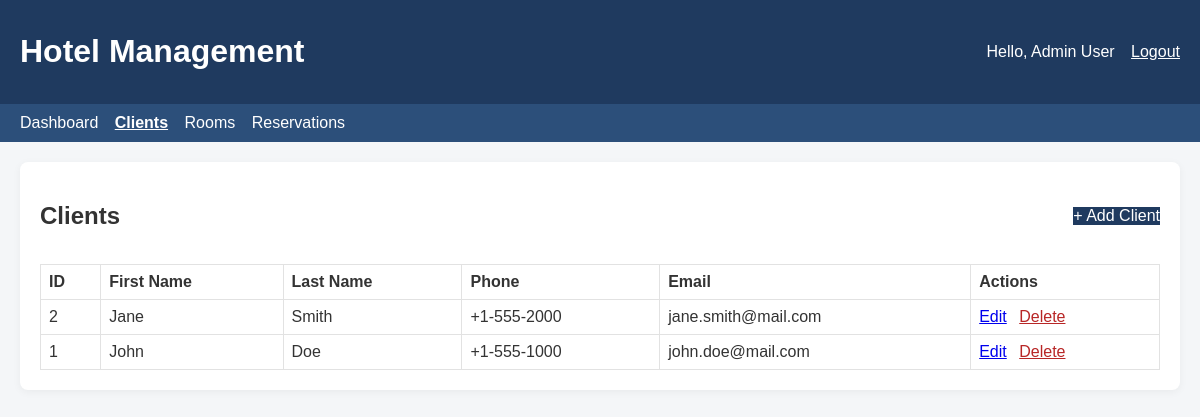
The page /index.php?controller=client&action=index (signed in) on the database its author committed.
### tables this page shows
CREATE TABLE IF NOT EXISTS clients (
    id INT UNSIGNED AUTO_INCREMENT PRIMARY KEY,
    first_name VARCHAR(100) NOT NULL,
    last_name VARCHAR(100) NOT NULL,
    phone VARCHAR(50) NULL,
    email VARCHAR(150) NULL UNIQUE,
    password VARCHAR(255) NULL,
    created_at TIMESTAMP DEFAULT CURRENT_TIMESTAMP
);

### app/controllers/ClientController.php (called while the page is built, shortened)
<?php
require_once __DIR__ . '/../models/managers/ClientManager.php';
class ClientController
{
    private ClientManager $clientManager;
    public function __construct()
    {
        $this->clientManager = new ClientManager();
    }
    public function index(): void
    {
        $clients = $this->clientManager->getAll();
        require __DIR__ . '/../views/clients/index.php';
    }
}

### public/index.php (called while the page is built, shortened)
<?php
$action = $_GET['action'] ?? 'login';
$controller = new $route['class']();
$controller->{$action}();

### config/config.php (called while the page is built, shortened)
<?php
return [
    'db' => [
        'host' => '127.0.0.1',
        'port' => '3306',
        'dbname' => 'hotel_management',
        'username' => 'root',
        'password' => '',
        'charset' => 'utf8mb4',
    ],
    'app' => [
        'base_url' => '/index.php',
        'upload_dir' => __DIR__ . '/../uploads/rooms/',
        'max_upload_size' => 2 * 1024 * 1024,
    ],
];

### app/models/Database.php (called while the page is built, shortened)
<?php
class Database
{
    private static ?Database $instance = null;
    private PDO $connection;
    private function __construct()
    {
        $config = require __DIR__ . '/../../config/config.php';
        $db = $config['db'];
        $dsn = sprintf(
            'mysql:host=%s;port=%s;dbname=%s;charset=%s',
            $db['host'],
            $db['port'],
            $db['dbname'],
            $db['charset']
        );
        $this->connection = new PDO($dsn, $db['username'], $db['password'], [
            PDO::ATTR_ERRMODE => PDO::ERRMODE_EXCEPTION,
            PDO::ATTR_DEFAULT_FETCH_MODE => PDO::FETCH_ASSOC,
        ]);
    }
    public static function getInstance(): Database
    {
        if (self::$instance === null) {
            self::$instance = new Database();
        }
        return self::$instance;
    }
    public function getConnection(): PDO
    {
        return $this->connection;
    }
}

### app/models/managers/ClientManager.php (called while the page is built, shortened)
<?php
require_once __DIR__ . '/../Database.php';
class ClientManager
{
    private PDO $pdo;
    public function __construct()
    {
        $this->pdo = Database::getInstance()->getConnection();
    }
    public function getAll(): array
    {
        $stmt = $this->pdo->query('SELECT * FROM clients ORDER BY id DESC');
        return $stmt->fetchAll();
    }
}

### app/views/clients/index.php (the view)
<?php require __DIR__ . '/../layouts/header.php'; ?>
<div class="card">
    <div class="page-head">
        <h2>Clients</h2>
        <a class="btn" href="index.php?controller=client&action=create">+ Add Client</a>
    </div>
    <table>
        <thead>
        <tr>
            <th>ID</th>
            <th>First Name</th>
            <th>Last Name</th>
            <th>Phone</th>
            <th>Email</th>
            <th>Actions</th>
        </tr>
        </thead>
        <tbody>
        <?php foreach ($clients as $client): ?>
            <tr>
                <td><?= (int) $client['id'] ?></td>
                <td><?= htmlspecialchars($client['first_name']) ?></td>
                <td><?= htmlspecialchars($client['last_name']) ?></td>
                <td><?= htmlspecialchars((string) $client['phone']) ?></td>
                <td><?= htmlspecialchars((string) $client['email']) ?></td>
                <td>
                    <a href="index.php?controller=client&action=edit&id=<?= (int) $client['id'] ?>">Edit</a>
                    <a class="danger" onclick="return confirm('Delete this client?')" href="index.php?controller=client&action=delete&id=<?= (int) $client['id'] ?>">Delete</a>
                </td>
            </tr>
        <?php endforeach; ?>
        </tbody>
    </table>
</div>
<?php require __DIR__ . '/../layouts/footer.php'; ?>

### public/assets/css/style.css (style rules this page uses)
body { margin: 0; font-family: Arial, sans-serif; background: #f4f6f8; color: #333; }
.card { background: #fff; border-radius: 8px; padding: 20px; box-shadow: 0 2px 8px rgba(0,0,0,.05); }
button, .btn { background: #1f3a5f; color: #fff; border: none; cursor: pointer; text-decoration: none; display: inline-block; }
.page-head { display: flex; justify-content: space-between; align-items: center; margin-bottom: 14px; }
table { width: 100%; border-collapse: collapse; }
th, td { border: 1px solid #e2e2e2; padding: 8px; text-align: left; }
.danger { color: #b82626; margin-left: 8px; }

### rows shown on the page
clients: id "2", first_name "Jane", last_name "Smith", phone "+1-555-2000", email "jane.smith@mail.com"
clients: id "1", first_name "John", last_name "Doe", phone "+1-555-1000", email "john.doe@mail.com"

### other values the page prints
$_SESSION['user']['fullname'] "Admin User"
